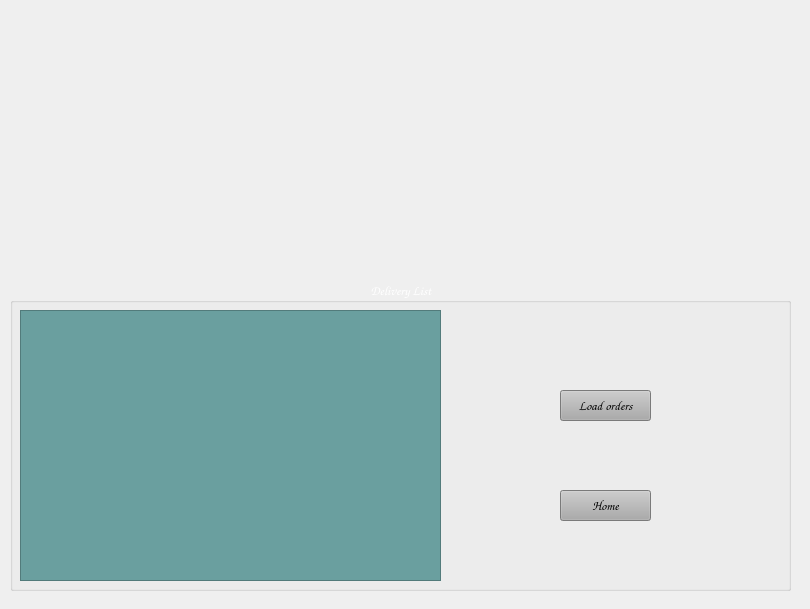
    <widget class="QWidget" name="deliveryboy8">
     <widget class="QLabel" name="label_22">
      <property name="geometry">
       <rect>
        <x>0</x>
        <y>0</y>
        <width>800</width>
        <height>600</height>
       </rect>
      </property>
      <property name="text">
       <string/>
      </property>
      <property name="pixmap">
       <pixmap resource="Resources.qrc">:/images/D:/New folder/dark-teal-solid-color-x9s7voqo938wrifg.jpg</pixmap>
      </property>
     </widget>
     <widget class="QLabel" name="label_27">
      <property name="geometry">
       <rect>
        <x>0</x>
        <y>-30</y>
        <width>801</width>
        <height>301</height>
       </rect>
      </property>
      <property name="text">
       <string/>
      </property>
      <property name="pixmap">
       <pixmap resource="Resources.qrc">:/images/D:/New folder/Screenshot (69).png</pixmap>
      </property>
      <property name="scaledContents">
       <bool>true</bool>
      </property>
     </widget>
     <widget class="QGroupBox" name="groupBox_9">
      <property name="geometry">
       <rect>
        <x>10</x>
        <y>280</y>
        <width>781</width>
        <height>311</height>
       </rect>
      </property>
      <property name="font">
       <font>
        <family>Comic Sans MS</family>
        <pointsize>10</pointsize>
        <weight>75</weight>
        <bold>true</bold>
       </font>
      </property>
      <property name="styleSheet">
       <string notr="true">color: rgb(255, 255, 255);</string>
      </property>
      <property name="title">
       <string>Delivery List</string>
      </property>
      <property name="alignment">
       <set>Qt::AlignCenter</set>
      </property>
      <widget class="QPushButton" name="deliveryboyhome">
       <property name="geometry">
        <rect>
         <x>550</x>
         <y>210</y>
         <width>91</width>
         <height>31</height>
        </rect>
       </property>
       <property name="font">
        <font>
         <family>Comic Sans MS</family>
         <pointsize>10</pointsize>
         <weight>75</weight>
         <italic>false</italic>
         <bold>true</bold>
        </font>
       </property>
       <property name="styleSheet">
        <string notr="true">background-color: rgb(171, 171, 171);
color: rgb(0, 0, 0);</string>
       </property>
       <property name="text">
        <string>Home</string>
       </property>
      </widget>
      <widget class="QTableView" name="tabled">
       <property name="geometry">
        <rect>
         <x>10</x>
         <y>30</y>
         <width>421</width>
         <height>271</height>
        </rect>
       </property>
       <property name="font">
        <font>
         <family>Comic Sans MS</family>
         <pointsize>10</pointsize>
        </font>
       </property>
       <property name="styleSheet">
        <string notr="true">background-color: rgb(106, 159, 159);
color: rgb(0, 0, 0);</string>
       </property>
      </widget>
      <widget class="QPushButton" name="loadorder">
       <property name="geometry">
        <rect>
         <x>550</x>
         <y>110</y>
         <width>91</width>
         <height>31</height>
        </rect>
       </property>
       <property name="font">
        <font>
         <family>Comic Sans MS</family>
         <pointsize>10</pointsize>
         <weight>75</weight>
         <bold>true</bold>
        </font>
       </property>
       <property name="styleSheet">
        <string notr="true">background-color: rgb(171, 171, 171);
color: rgb(0, 0, 0);</string>
       </property>
       <property name="text">
        <string>Load orders</string>
       </property>
      </widget>
     </widget>
    </widget>
